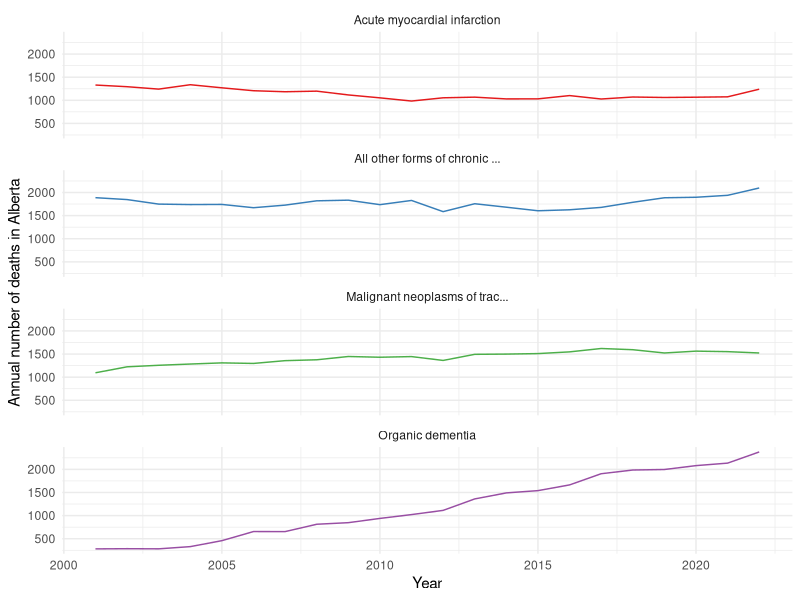

Generate this figure with R:
## ---- chunk 1
knitr::opts_chunk$set(echo = TRUE)
knitr::opts_chunk$set(fig.pos = "h", out.extra = "")

# Load libraries
library(tidyverse)
library(ggplot2)
library(dplyr)

# Read in data
alberta_causes_death <- read_csv(here::here("inputs/data/deaths_leading_causes_cleaned.csv"))

## ---- chunk 2
#| echo: false
#| warning: false
#| label: tbl-data
#| tbl-cap: "A summary table of cleaned data"

library(knitr)
kable(head(alberta_causes_death, 15))


## ---- chunk 3
#| echo: false
#| warning: false
#| label: tbl-data-2
#| tbl-cap: "A summary table of leading causes of death"

library(knitr)

alberta_cod_top_eight <-
   alberta_causes_death |>
  filter(
    calendar_year == 2022,
    n == 22
  ) |>
  slice_max(order_by = desc(ranking), n = 4) |>
  pull(cause)

alberta_causes_death <-
  alberta_causes_death |>
  filter(cause %in% alberta_cod_top_eight)

kable(head(alberta_causes_death, 15))

## ---- chunk 4
#| label: fig-1
#| fig-cap: distribution of these deaths
#| echo: false
#| warning: false

library(ggplot2)
alberta_causes_death |>
  ggplot(aes(x = calendar_year, y = total_deaths, color = cause)) +
  geom_line() +
  theme_minimal() +
  scale_color_brewer(palette = "Set1") +
  labs(x = "Year", y = "Annual number of deaths in Alberta") +
  facet_wrap(vars(cause), dir = "v", ncol = 1) +
  theme(legend.position = "none")

## ---- chunk 5
#| label: fig-3
#| fig-cap: distribution of these deaths
#| echo: false
#| warning: false
